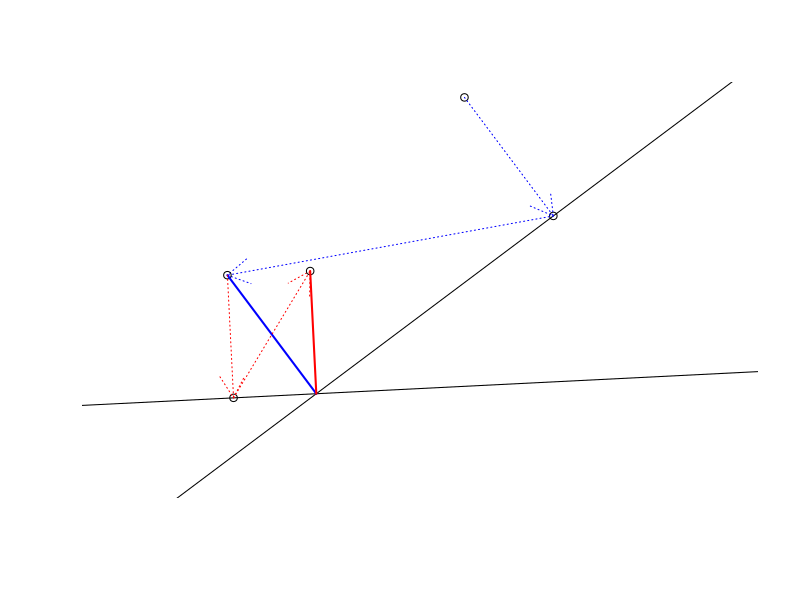

Write R code to recreate this figure.
## This is a short program to generate a picture illustrating
## that non-orthoganility is 
## reobatianed when iteratively applying projections
##
## A 2D point is projected onto two 1d linear subspaces which
## in this case are lines through the origin
##
## Note the formula for projecting a 2D point (y1, y2) onto a subspace
## (z, b * z) for z in R^1 
##
## Gives horizontal axis point z = p * Y2 / b + (1-p) * y1
## where p = b^2 / (b^2 + 1)
##
## Vertical axis point z * b
##
## The residual vector is then of course the substraction of these two
##
## Notation
## p[]sj means project [] onto subspace j so, for example
## pys1 = project point y onto subspace 1
## ppys2s2 = project the projection of point y onto subspace 1 onto subspace 2
## r is the same thing for residual

## The 2D response is (y1, y2)
y = c(.4, .8)

## The slopes of the linear subspace 
## Subspace1 is the set {z * slope1 | z in R}
## Subspace2 is the set {z * slope2 | z in R}
slope1 = .75
slope2 = .05

## The projection function of a point (y1, y2)
## onto a the subspace defined by a 
## line through the origin with slope b
project = function(y, b) {
  p = b ^ 2 / (b ^ 2 + 1)
  
  point1 = p * y[2] / b +  (1 - p) * y[1]
  point2 = b * point1
  
  projection = c(point1, point2)
  residual = y - projection
  list(projection = projection,
       residual = residual)
}

## Make the arrows function like the lines function so that
## I can just switch back and forth between lines and arrow
arrow = function(x, y, ...)
  arrows(x[1], y[1], x[2], y[2], ...)

## The projection and residual of the observed
## data point onto the first subspace
temp = project(y, slope1)
pys1 = temp$projection
rys1 = temp$residual
rm(temp)

## The projection and residual onto the second subspace 
## of the residual of the projection from the first subspace 
temp = project(rys1, slope2)
prys1s2 = temp$project
rrys1s2 = temp$residual
rm(temp)

## The inner product of this residual and the first residual
## Note you'd want this to be orthongoal since the first residual
## is guaranteed to be orthogonal to any point in S1
bleedover = sum(rys1, rrys1s2)

## define a plotrange, just cover all of the points
plotrange = range(c(y, pys1, prys1s2, rys1, rrys1s2))

## Create a blank plot
plot(plotrange, plotrange, type = "n", xlab = "", ylab = "", 
     frame = FALSE, 
     axes = FALSE, asp = 1)
## Uncomment this if you want the title to display the inner
## product of the second residual with the first
#title(paste0("The inner product is: ", round(bleedover, 3)))

## The two linear subspaces
abline(0, slope1)
abline(0, slope2)

## The response as a point
points(y[1], y[2])

## The projection of the response onto the first line
points(pys1[1], pys1[2])

## The line from the data to the projected point on the first subspace
arrow(c(y[1], pys1[1]), c(y[2], pys1[2]), col = "blue", lty = 3)

## A dashed line connecting the projection of the 
## original data point to the residual from projecting onto the 
## first subspace
arrow(c(pys1[1], rys1[1]), c(pys1[2], rys1[2]), lty = 3, col = "blue")

## The residual from the first projection
points(rys1[1], rys1[2])

## The line to the origin from that residual
lines(c(0, rys1[1]), c(0, rys1[2]), col = "blue", lwd = 2)

## The residual projected onto the second space
points(prys1s2[1], prys1s2[2])

## The line from the residual to its projection on the second space
arrow(c(rys1[1], prys1s2[1]), c(rys1[2], prys1s2[2]), 
      col = "red", lty = 3)

## A dashed line from the second projection to its residual
arrow(c(prys1s2[1], rrys1s2[1]), c(prys1s2[2], rrys1s2[2]),
      col = "red", lty = 3)

## the second residual shown at the origin
points(rrys1s2[1], rrys1s2[2])
lines(c(0, rrys1s2[1]), c(0, rrys1s2[2]), col = "red", lwd = 2)



